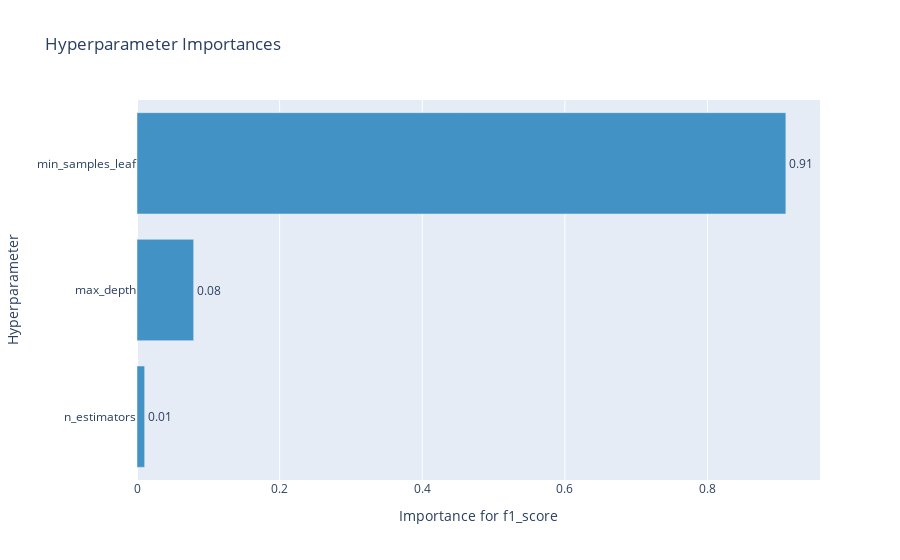

Notebook code cell kept with this figure:
### Markdown cell above
График важности гиперпараметров

### Code cell
optuna.visualization.plot_param_importances(study, target_name="f1_score")

### Figure 1 — Plotly figure (JSON) as saved in the notebook; plotly's stock layout.template omitted (floating-point values rounded to 4 significant figures)
{"data": [{"cliponaxis": false, "hovertemplate": ["n_estimators (IntUniformDistribution): 0.010735551850017877<extra></extra>", "max_depth (IntUniformDistribution): 0.07943982863112<extra></extra>", "min_samples_leaf (IntUniformDistribution): 0.9098246195188621<extra></extra>"], "marker": {"color": "rgb(66,146,198)"}, "orientation": "h", "text": ["0.010735551850017877", "0.07943982863112", "0.9098246195188621"], "textposition": "outside", "texttemplate": "%{text:.2f}", "type": "bar", "x": [0.01074, 0.07944, 0.9098], "y": ["n_estimators", "max_depth", "min_samples_leaf"]}], "layout": {"showlegend": false, "title": {"text": "Hyperparameter Importances"}, "xaxis": {"title": {"text": "Importance for f1_score"}}, "yaxis": {"title": {"text": "Hyperparameter"}}}}
